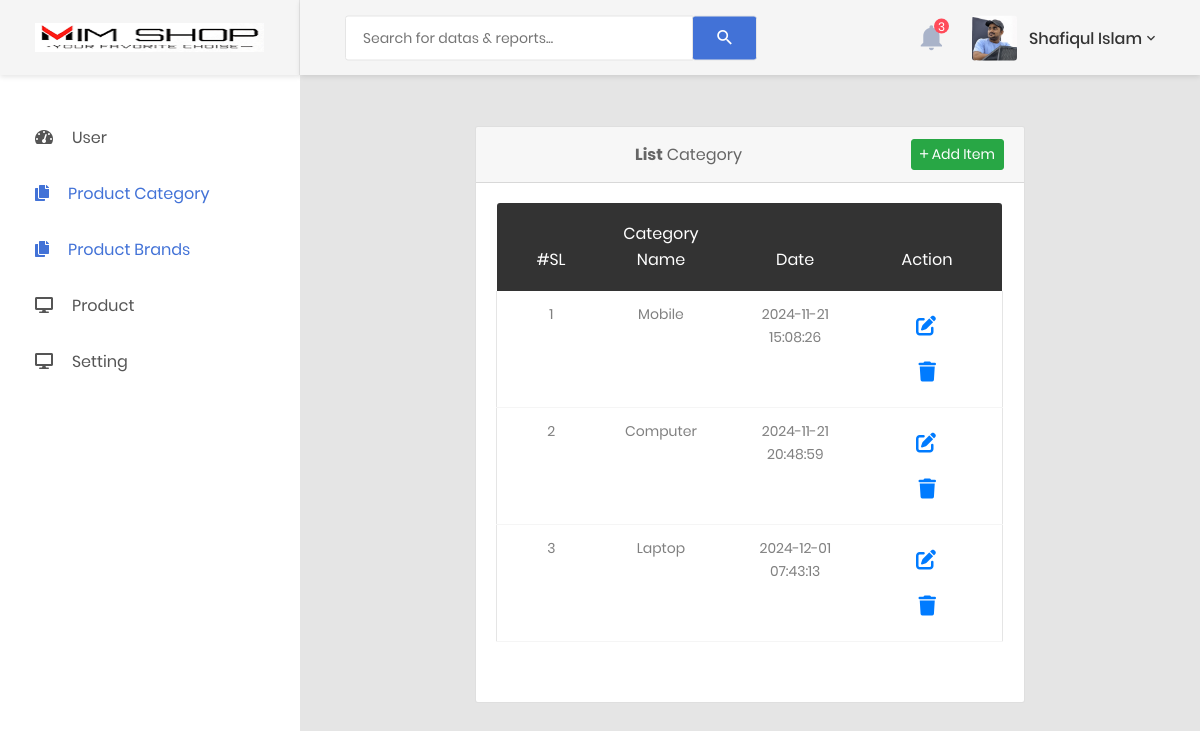
The app's page /admin/category-list.php (signed in) with its own data.
### tables this page shows
CREATE TABLE `categories` (
  `category_id` int(55) NOT NULL,
  `category_name` varchar(55) NOT NULL,
  `date` timestamp NOT NULL DEFAULT current_timestamp() ON UPDATE current_timestamp()
);

### config/config.php (called while the page is built, shortened)
<?php
class connection
{
    public function __construct()
    {
        $this->con = new mysqli("localhost", "root", "", "e_commerce_site");
    }
}

### classes/Category.php (called while the page is built, shortened)
<?php
include_once __DIR__ . '/../config/config.php';
class Category extends connection
{
    public function show_category()
    {
        $sql = "SELECT * FROM categories";
        $result = $this->con->query($sql);
        return $result;
    }
}

### admin/category-list.php (the view, shortened to what this page needs)
<?php
include 'includes/head.php';
include '../classes/Category.php';
$cat = new Category();
$data = $cat->show_category();
?>
<body class="animsition">
    <div class="page-wrapper">
        <?php
        include 'includes/sidebar.php';
        ?>
        <div class="page-container">
            <?php
            include 'includes/header.php';
            ?>
            <div class="main-content">
                <div class="section__content section__content--p30">
                    <div class="row m-t-10">
                        <div class="col-md-8 offset-md-2">
                            <div class="card text-center">
                                <div class="card-header">
                                    <div class="row align-items-center">
                                        <div class="col">
                                            <strong>List</strong> Category
                                        </div>
                                        <div class="col-auto">
                                            <a href="category-add.php" class="btn btn-success btn-sm">
                                                <i class="zmdi zmdi-plus"></i> Add Item
                                            </a>
                                        </div>
                                    </div>
                                </div>
                                <div class="card-body card-block">
                                    <div class="table-responsive m-b-40">
                                        <table class="table table-borderless table-data3">
                                            <thead>
                                                <tr>
                                                    <th>#SL</th>
                                                    <th>Category name</th>
                                                    <th>Date</th>
                                                    <th>Action</th>
                                                </tr>
                                            </thead>
                                            <tbody>
                                                <?php
                                                $num_rows = mysqli_num_rows($data);
                                                if ($num_rows > 0) {
                                                    $sl = 1;
                                                    while ($row = mysqli_fetch_assoc($data)) { ?>
                                                        <tr>
                                                            <td><?php echo $sl++ ?></td>
                                                            <td><?php echo $row['category_name']; ?></td>
                                                            <td><?php echo $row['date']; ?></td>
                                                            <td>
                                                                <a href="category-edit.php?id=<?php echo $row['category_id']; ?>"><i class="fa-solid fa-pen-to-square btn-lg"></i></a>
                                                                <a onclick="return confirm('Are you sure?')" href="category-delete.php?id=<?php echo $row['category_id']; ?>"> <i class="fa-solid fa-trash btn-lg"></i></a>
                                                            </td>
                                                        </tr>
                                                    <?php
                                                    }
                                                } else { ?>
                                                    <tr>
                                                        <td colspan="6" class="text-center">Record Not Found</td>
                                                    </tr>
                                                <?php } ?>
                                            </tbody>
                                        </table>
                                    </div>
                                </div>
                            </div>
                        </div>
                    </div>
                </div>
            </div>
        </div>
    </div>
    <?php
    include 'includes/footer.php';
    ?>

### records on screen
categories: category_name "Mobile", date "2024-11-21 15:08:26"
categories: category_name "Computer", date "2024-11-21 20:48:59"
categories: category_name "Laptop", date "2024-12-01 07:43:13"
